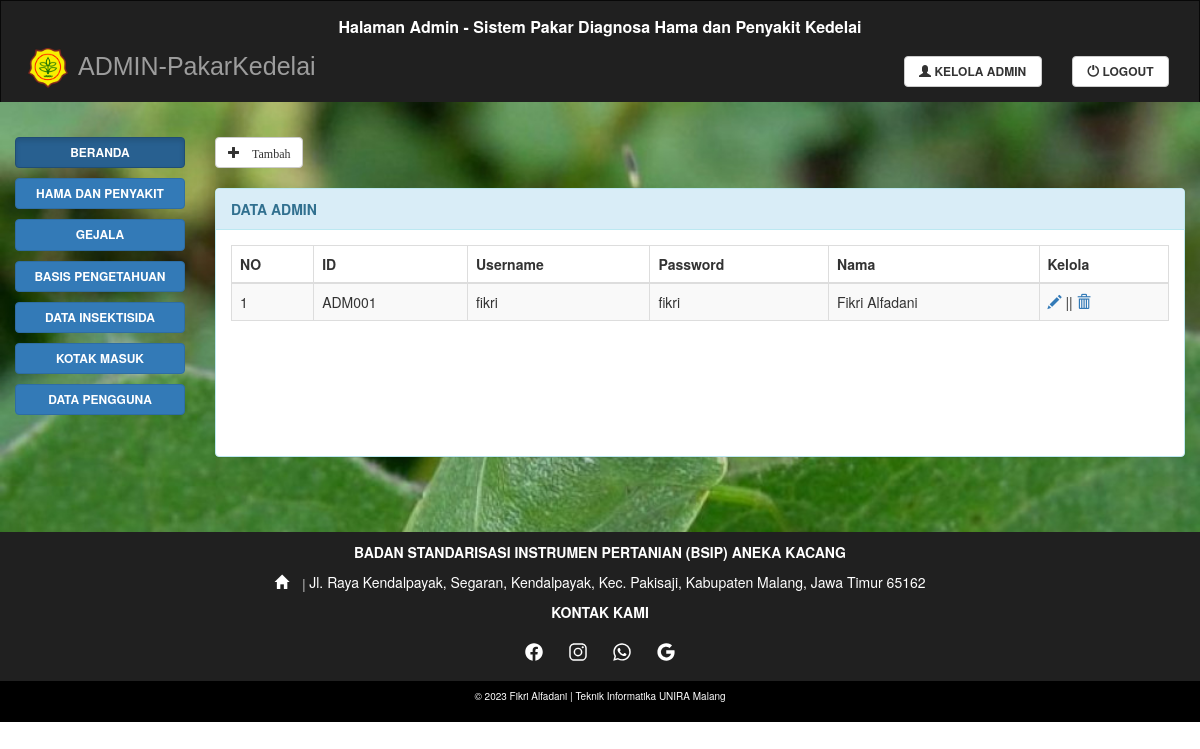
/admin/kelolaadmin.php (signed in), run on the app's committed database.
### tables this page shows
CREATE TABLE `user` (
  `iduser` varchar(20) NOT NULL,
  `username` varchar(20) NOT NULL,
  `password` varchar(20) NOT NULL,
  `nama` varchar(20) NOT NULL
);

### admin/kelolaadmin.php (the view, shortened to what this page needs)
<?php
include ('../config/koneksi.php');
?>
<!DOCTYPE html>
<html lang="en">
  <head>
    <link rel="stylesheet" href="https://maxcdn.bootstrapcdn.com/bootstrap/3.3.7/css/bootstrap.min.css">
    <link rel="stylesheet" href="../css/custom.css">
  </head>
  <body>
    <nav class="navbar navbar-inverse">
      <?php include "navadmin.php"; ?>
    </nav>
    <div class="container-fluid text-center">
      <div class="row content">
        <?php include "sidenav.php"; ?>
        <div class="col-sm-10 text-left">
          <a href="ainputadmin.php"><button type="button" class="btn btn-default"><span class="glyphicon glyphicon-plus" aria-hidden="true"> Tambah</span></button></a>
          <br><br>
          <div class="panel panel-info">
            <div class="panel-heading">DATA ADMIN</div>
            <div class="panel-body">
              <div class="box-body table-responsive">
                <table id="example1" class="table table-bordered table-striped">
                  <thead>
                    <tr>
                      <th>NO</th>
                      <th>ID</th>
                      <th>Username</th>
                      <th>Password</th>
                      <th>Nama</th>
                      <th>Kelola</th>
                    </tr>
                  </thead>
                  <?php
                  $query = mysqli_query($konek_db, 'SELECT * FROM user');
                  $no = 1;
                      while ($data = mysqli_fetch_array($query)) {
                      ?>
                        <tr>
                          <td><?php echo $no++ ?></td>
                          <td><?php echo $data['iduser'] ?></td>
                          <td><?php echo $data['username'] ?></td>
                          <td><?php echo $data['password'] ?></td>
                          <td><?php echo $data['nama'] ?></td>
                          <td><a href="aeditadmin.php?id=<?php echo $data['iduser']; ?>"><i class='glyphicon glyphicon-pencil'></i></a> || <a href="adeleteadmin.php?id=<?php echo $data['iduser']; ?>" onclick='return checkDelete()'><i class='glyphicon glyphicon-trash'></i></a> </td>
                        </tr>
                        <?php } ?>
                </table><br><br><br><br><br>
              </div>
            </div>
          </div>
        </div>
      </div>
    </div>
    <?php include "../footer.php"; ?>
  </body>
</html>

### css/custom.css (style rules this page uses)
.btn.btn-default { font-size: 12px; margin-right: 5px; font-weight: bold; }
.panel.panel-info { font-size: 14px; }
.panel-heading { font-weight: bold; }
.navbar { background: rgb(32, 32, 32); border-bottom: 0; border-radius: 10px; margin-bottom: 0; border-radius: 0; height: auto; }
.row.content { background-image: url(../img/bg.jpg); background-size: cover; position: relative; padding-top: 35px; padding-bottom: 55px; }

### data on the page
user: iduser "ADM001", username "fikri", password "fikri", nama "Fikri Alfadani"
